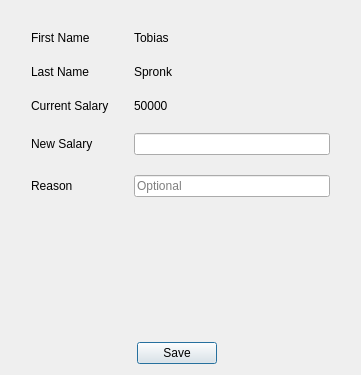
<?xml version="1.0" encoding="UTF-8"?>
<ui version="4.0">
 <class>Dialog</class>
 <widget class="QDialog" name="Dialog">
  <property name="geometry">
   <rect>
    <x>0</x>
    <y>0</y>
    <width>361</width>
    <height>375</height>
   </rect>
  </property>
  <property name="windowTitle">
   <string>Dialog</string>
  </property>
  <layout class="QGridLayout" name="gridLayout">
   <item row="0" column="0" colspan="3">
    <layout class="QFormLayout" name="formLayout">
     <property name="horizontalSpacing">
      <number>25</number>
     </property>
     <property name="verticalSpacing">
      <number>20</number>
     </property>
     <property name="leftMargin">
      <number>20</number>
     </property>
     <property name="topMargin">
      <number>20</number>
     </property>
     <property name="rightMargin">
      <number>20</number>
     </property>
     <property name="bottomMargin">
      <number>20</number>
     </property>
     <item row="0" column="0">
      <widget class="QLabel" name="lbl_FirstName">
       <property name="text">
        <string>First Name</string>
       </property>
      </widget>
     </item>
     <item row="0" column="1">
      <widget class="QLabel" name="lbl_FirstName_value">
       <property name="text">
        <string>Tobias</string>
       </property>
      </widget>
     </item>
     <item row="1" column="0">
      <widget class="QLabel" name="lbl_lastName">
       <property name="text">
        <string>Last Name</string>
       </property>
      </widget>
     </item>
     <item row="1" column="1">
      <widget class="QLabel" name="lbl_LastName_value">
       <property name="text">
        <string>Spronk</string>
       </property>
      </widget>
     </item>
     <item row="2" column="0">
      <widget class="QLabel" name="lbl_currentSalary">
       <property name="text">
        <string>Current Salary</string>
       </property>
      </widget>
     </item>
     <item row="2" column="1">
      <widget class="QLabel" name="lbl_currentSalary_value">
       <property name="text">
        <string>50000</string>
       </property>
      </widget>
     </item>
     <item row="3" column="0">
      <widget class="QLabel" name="lbl_newSalary">
       <property name="text">
        <string>New Salary</string>
       </property>
      </widget>
     </item>
     <item row="3" column="1">
      <widget class="QLineEdit" name="tf_newSalary"/>
     </item>
     <item row="4" column="0">
      <widget class="QLabel" name="lbl_Reason">
       <property name="text">
        <string>Reason</string>
       </property>
      </widget>
     </item>
     <item row="4" column="1">
      <widget class="QLineEdit" name="tf_reason">
       <property name="placeholderText">
        <string>Optional</string>
       </property>
      </widget>
     </item>
    </layout>
   </item>
   <item row="1" column="0">
    <spacer name="horizontalSpacer">
     <property name="orientation">
      <enum>Qt::Horizontal</enum>
     </property>
     <property name="sizeHint" stdset="0">
      <size>
       <width>122</width>
       <height>20</height>
      </size>
     </property>
    </spacer>
   </item>
   <item row="1" column="1">
    <widget class="QPushButton" name="pushButton">
     <property name="text">
      <string>Save</string>
     </property>
    </widget>
   </item>
   <item row="1" column="2">
    <spacer name="horizontalSpacer_2">
     <property name="orientation">
      <enum>Qt::Horizontal</enum>
     </property>
     <property name="sizeHint" stdset="0">
      <size>
       <width>128</width>
       <height>20</height>
      </size>
     </property>
    </spacer>
   </item>
  </layout>
 </widget>
 <resources/>
 <connections/>
</ui>
